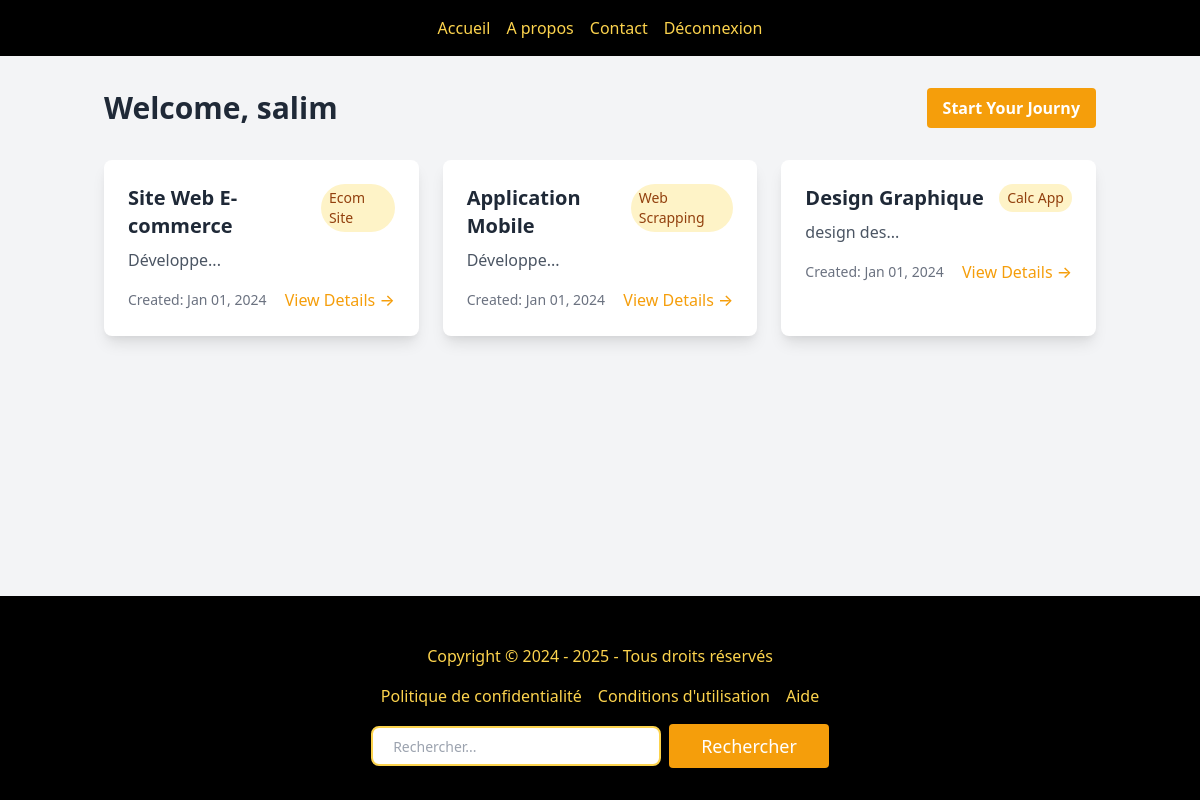
Screenshot of /user/user.php (signed in) with the database file from the repository.
### tables this page shows
CREATE TABLE `projets` (
  `id_projet` int NOT NULL,
  `titre_project` varchar(100) NOT NULL,
  `descreption` text NOT NULL,
  `id_categorie` int NOT NULL,
  `id_sous_categorie` int NOT NULL,
  `id_utilisateur` int NOT NULL,
  `date_creation` date DEFAULT NULL
);

CREATE TABLE `categories` (
  `id_categorie` int NOT NULL,
  `nom_categorie` varchar(100) NOT NULL
);

### user/user.php (the view, shortened to what this page needs)
<?php
    $user_name = $_SESSION['nom_utilisateur'];
    $connection = mysqli_connect('localhost','root','','itthink');
    $query = "SELECT p.*, c.nom_categorie
             FROM projets p
             LEFT JOIN categories c ON p.id_categorie = c.id_categorie
             ORDER BY p.date_creation DESC";
    $result = mysqli_query($connection, $query);
    $projects = mysqli_fetch_all($result, MYSQLI_ASSOC);
?>
<!DOCTYPE html>
<html lang="en">
<head>
    <link rel="stylesheet" href="https://cdn.jsdelivr.net/npm/tailwindcss@2.2.19/dist/tailwind.min.css">
</head>
<body class="bg-gray-100">
    <?php include('../includes/headerUserAuth.php')?>
    <div class="container mx-auto px-4 py-8">
        <div class="flex justify-between items-center mb-8">
            <h1 class="text-3xl font-bold text-gray-800">Welcome, <?php echo htmlspecialchars($user_name); ?></h1>
            <a href="../freelancer/journy.php" class="bg-yellow-500 hover:bg-yellow-600 text-white font-bold py-2 px-4 rounded transition duration-300">
                Start Your Journy
            </a>
        </div>
        <div class="grid grid-cols-1 md:grid-cols-2 lg:grid-cols-3 gap-6">
            <?php foreach($projects as $project): ?>
                <div class="bg-white rounded-lg shadow-lg overflow-hidden hover:shadow-xl transition duration-300">
                    <div class="p-6">
                        <div class="flex justify-between items-start">
                            <h3 class="text-xl font-semibold text-gray-800 mb-2">
                                <?php echo htmlspecialchars($project['titre_project']); ?>
                            </h3>
                            <span class="px-2 py-1 bg-yellow-100 text-yellow-800 rounded-full text-sm">
                                <?php echo htmlspecialchars($project['nom_categorie']); ?>
                            </span>
                        </div>
                        <p class="text-gray-600 mb-4">
                            <?php echo htmlspecialchars(substr($project['descreption'], 0, 10)) . '...'; ?>
                        </p>
                        <div class="flex justify-between items-center">
                            <span class="text-sm text-gray-500">
                                Created: <?php echo date('M d, Y', strtotime($project['date_creation'])); ?>
                            </span>
                            <a href="./project.php?id=<?php echo $project['id_projet']; ?>"
                               class="text-yellow-500 hover:text-yellow-600 font-medium">
                                View Details →
                            </a>
                        </div>
                    </div>
                </div>
            <?php endforeach; ?>
        </div>
    </div>
    <?php include('../includes/footer.php')?>
</body>
</html>

### user/user.php (style rules this page uses)
body { min-height: 100vh; display: flex; flex-direction: column; }
.container { flex: 1; }

### rows the page displays
projets: titre_project "Site Web E-commerce", id_categorie.nom_categorie "Ecom Site", descreption "Développe", date_creation "Jan 01, 2024"
projets: titre_project "Application Mobile", id_categorie.nom_categorie "Web Scrapping", descreption "Développe", date_creation "Jan 01, 2024"
projets: titre_project "Design Graphique", id_categorie.nom_categorie "Calc App", descreption "design des", date_creation "Jan 01, 2024"

### other values shown
$user_name "salim"
